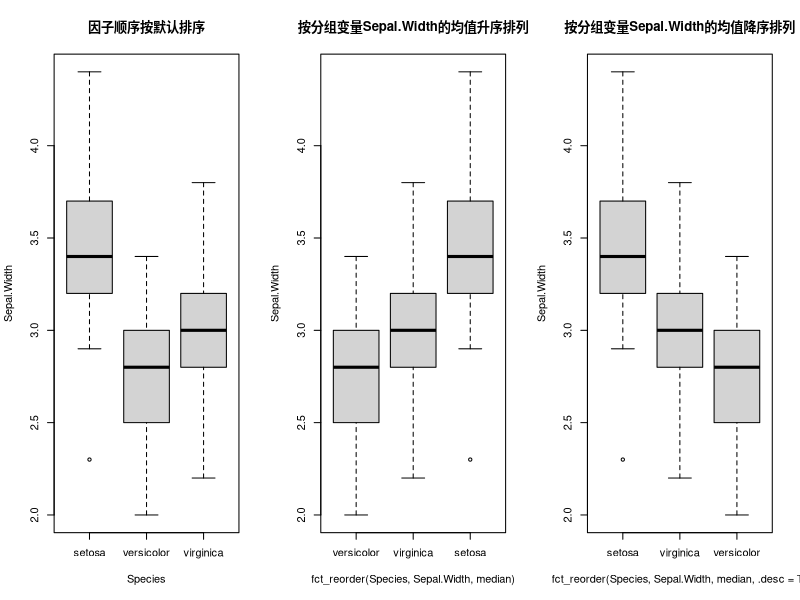
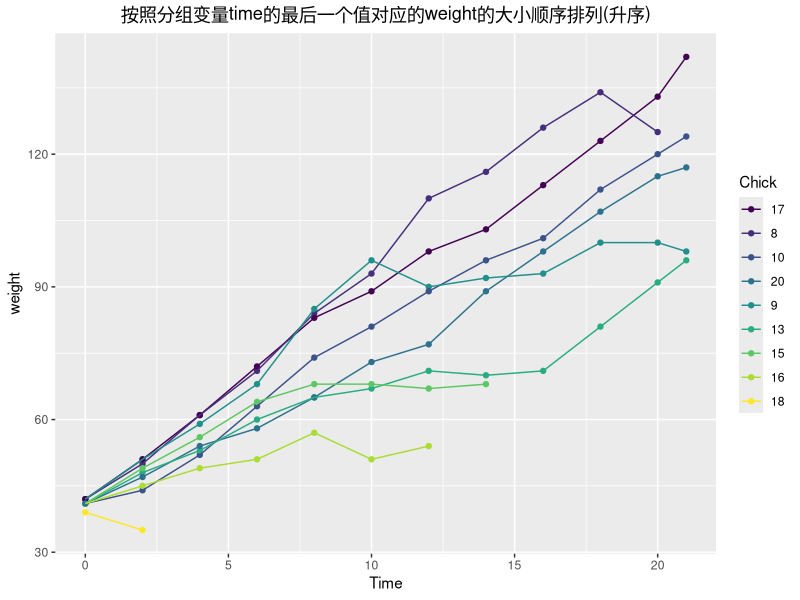

Recreate these plots in R, in order.
## ---- chunk 1
knitr::opts_chunk$set(message=FALSE, warning=FALSE)
## ---- chunk 2
x <- c("男", "女", "男", "男",  "女")
sex <- factor(x) #将此向量存储为(1, 2, 1, 1，2)，并在内部将其关联为1="男"和2="女"（具体赋值根据字母顺序而定）。
sex
## ---- chunk 3
attributes(sex)
## ---- chunk 4
levels(sex)#查看某个因子的标签有哪些
## ---- chunk 5
status <- c("Poor", "Improved", "Excellent", "Poor")
status1 <- factor(status, ordered=TRUE)#会默认关联其值并且按关联的值排序（其实按ascii码表排序），
status1  # 明显可以看出这要的排序并不是我们想要的。
#可以用选项levels自行指定各水平值, 不指定时由x的不同值来求得。
status2 <- factor(status, order=TRUE,levels=c("Poor", "Improved", "Excellent"))
status2

#也可以将数字型变量转为因子变量 ，
x <- c(1, 2, 1, 1, 2)
(sex=factor(x)) #可以看出，因子水平没有任何区分,可以用labels指定标签
sex <- factor(x, levels=c(1, 2),labels=c("Male", "Female")) #注意到标签的顺序必须和水平相一致
sex
## ---- chunk 6
as.numeric(sex)
## ---- chunk 7
as.character(sex)
## ---- chunk 8
li1 <- factor(c('男', '女'))
li2 <- factor(c('男', '男'))
c(li1, li2)
## ---- chunk 9
factor(c(as.character(li1), as.character(li2)))#合并因子正确的方法
## ---- chunk 10
table(sex) #返回一个特殊的有元素名的向量
## ---- chunk 11
library(forcats)
library(ggplot2)
f <- factor(c("a", "b", "c", "d"))
fct_relevel(f) # 查看f的levels
fct_relevel(f, "c") # 把水平c移动到第一位
fct_relevel(f, "b", "a") #把水平b a 移动到前两位
fct_relevel(f, "a", after = 2) # 把水平a放在第2位之后，即放在第3位
fct_relevel(f, "a", after = Inf) # 把水平a移动到最后


#########################################
f <- factor(c("b", "b", "a", "c", "c", "c"))
fct_inorder(f) # 按照第一次出现的次序排列
fct_infreq(f) # 按照出现的频率排列

#######################
# 随机排序
f <- factor(c("a", "b", "c"))
fct_shuffle(f)
fct_shuffle(f)


########################
# 倒序
f <- factor(c("a", "b", "c"))
fct_rev(f)

#######################
fct_shift(f) # 第一项放到最后
fct_shift(f, 2) # 前两项放在最后
fct_shift(f, -1) # 最后一项移到最前面

## ---- chunk 12

######################################################################
##fac_reorder()可以根据不同因子水平分成的组中另一数值型变量的统计量值排序##
######################################################################
par(mfrow=c(1,3))
boxplot(Sepal.Width ~ Species, data = iris,main="因子顺序按默认排序")#默认的图,因子顺序按默认排序
# 按照分组变量Sepal.Width的均值从小到大排列(默认)
boxplot(Sepal.Width ~ fct_reorder(Species, Sepal.Width, median), data = iris,main="按分组变量Sepal.Width的均值升序排列")
# 设置.desc=T，则从大到小
boxplot(Sepal.Width ~ fct_reorder(Species, Sepal.Width, median, .desc=T), data = iris,main="按分组变量Sepal.Width的均值降序排列") 


par(mfrow=c(1,1))
# 按照分组变量time的最后一个值对应的weight的大小顺序排列（升序）
chks <- subset(ChickWeight, as.integer(Chick) < 10)
chks <- transform(chks, Chick = fct_shuffle(Chick))#fct_shuffle()函数随机排列因子水平
ggplot(chks, aes(Time, weight, colour = fct_reorder2(Chick, Time, weight))) +
  	geom_point()+geom_line() +labs(colour = "Chick")+ggtitle("按照分组变量time的最后一个值对应的weight的大小顺序排列(升序)")+
  theme(plot.title = element_text(hjust = 0.5))  #也就加上这一行标题就居中了

## ---- chunk 13
f <- factor(c("b", "b", "a", "c", "c", "c"))
fct_anon(f)      #levels用升序的数字替代，
fct_anon(f, "x")     # prefix参数表示在数字前面要保留的字符
fct_collapse(f, "x"=c("a","b"), "y"="c") #把a。b标签合并成x，c标签替代为y
fct_collapse(f, "x"=c("a","b")) # 只改变一部分也可以


x <- factor(rep(LETTERS[1:9], times = c(40, 10, 5, 27, 1, 1, 1, 1, 1)))
x %>% table() #统计标签的出现的次数
x %>% fct_lump() %>% table() #把出现次数比较低值得标签保留，其余的变成other,并统计出现的次数
x %>% fct_lump() %>% fct_inorder() %>% table()


# 将指定的level设置成other
x <- factor(rep(LETTERS[1:9], times = c(40, 10, 5, 27, 1, 1, 1, 1, 1)))
fct_other(x, keep = c("A", "B")) # 保留这两个A、B这两个标签，其余变为other
fct_other(x, drop = c("A", "B")) # 把A、B这个两个标签变成other


# 手动更改
x <- factor(c("apple", "bear", "banana", "dear"))
fct_recode(x, fruit = "apple", "fruit" = "banana")#把标签apple替换为friut，banana也替换为friut,双引号可加可不加
fct_recode(x, NULL = "apple", fruit = "banana") # 移除apple标签，向量对应位置变成NA

## ---- chunk 14
# 对每一个level计数
f <- factor(c("b", "b", "a", "c", "c", "c"))
fct_count(f)   # 对factor的标签进行统计计数并转化为tibble

# 唯一化
unique(f)
fct_unique(f) # 向量中元素按照level的顺序排列

f <- factor(c("a", "b"), levels = c("a", "b", "c"))
f
fct_drop(f) # 默认将没有对应值的level去掉

## ---- chunk 15
sessionInfo()
